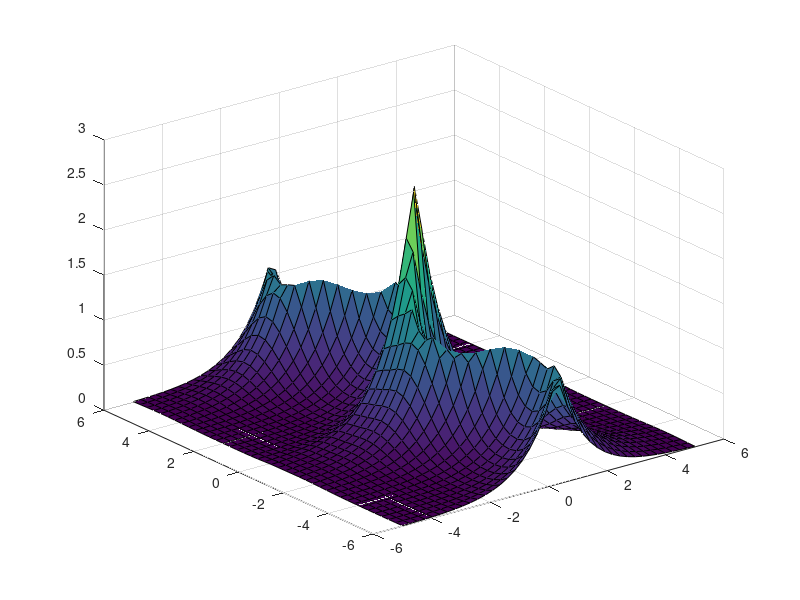

Reproduce this figure in MATLAB.
clear;
clc;
close all;
f = inline('exp(-abs(x-sin(y))).*(1+1/5.*cos(x./2)).*(1+ 4./(3+10.*y.^2))', 'x','y');
[X, Y] = meshgrid(linspace(-5,5,40), linspace(-6,6,40));
F = f(X,Y);
surf(X,Y, F)
